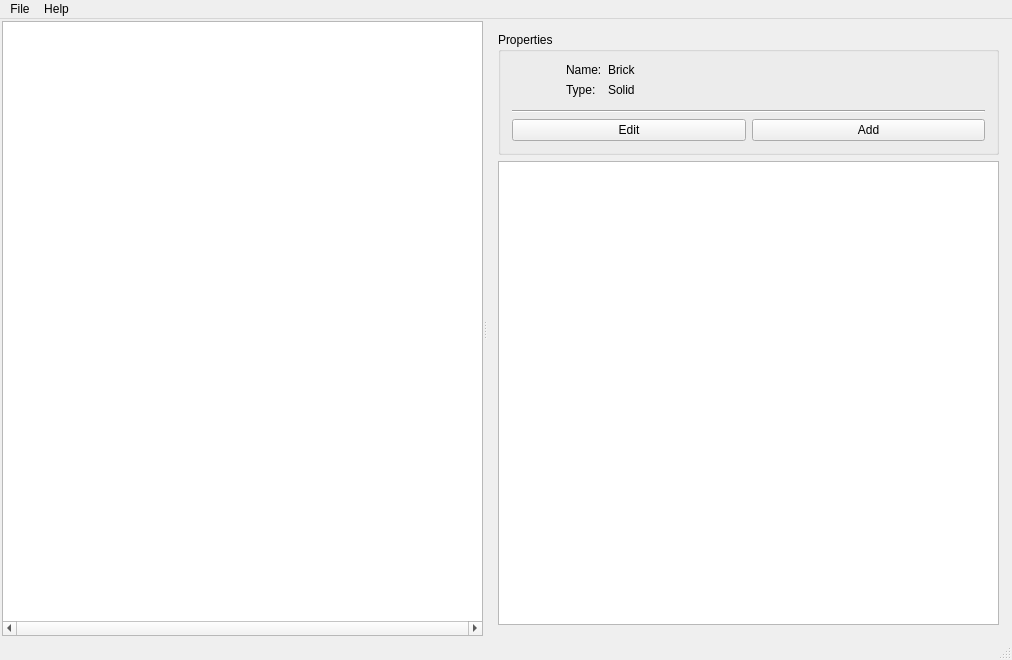
<?xml version="1.0" encoding="UTF-8"?>
<ui version="4.0">
 <class>MapEditor</class>
 <widget class="QMainWindow" name="MapEditor">
  <property name="geometry">
   <rect>
    <x>0</x>
    <y>0</y>
    <width>1012</width>
    <height>660</height>
   </rect>
  </property>
  <property name="minimumSize">
   <size>
    <width>1012</width>
    <height>660</height>
   </size>
  </property>
  <property name="maximumSize">
   <size>
    <width>984</width>
    <height>660</height>
   </size>
  </property>
  <property name="windowTitle">
   <string>MapEditor</string>
  </property>
  <widget class="QWidget" name="centralWidget">
   <layout class="QVBoxLayout" name="verticalLayout_3">
    <property name="leftMargin">
     <number>2</number>
    </property>
    <property name="topMargin">
     <number>2</number>
    </property>
    <property name="rightMargin">
     <number>2</number>
    </property>
    <property name="bottomMargin">
     <number>2</number>
    </property>
    <item>
     <widget class="QSplitter" name="splitter">
      <property name="orientation">
       <enum>Qt::Horizontal</enum>
      </property>
      <property name="childrenCollapsible">
       <bool>false</bool>
      </property>
      <widget class="QTableView" name="Map">
       <property name="verticalScrollBarPolicy">
        <enum>Qt::ScrollBarAlwaysOff</enum>
       </property>
       <property name="horizontalScrollBarPolicy">
        <enum>Qt::ScrollBarAlwaysOn</enum>
       </property>
       <property name="autoScroll">
        <bool>false</bool>
       </property>
       <property name="selectionMode">
        <enum>QAbstractItemView::NoSelection</enum>
       </property>
       <property name="horizontalScrollMode">
        <enum>QAbstractItemView::ScrollPerPixel</enum>
       </property>
       <property name="gridStyle">
        <enum>Qt::DotLine</enum>
       </property>
       <attribute name="horizontalHeaderVisible">
        <bool>false</bool>
       </attribute>
       <attribute name="horizontalHeaderDefaultSectionSize">
        <number>48</number>
       </attribute>
       <attribute name="horizontalHeaderHighlightSections">
        <bool>false</bool>
       </attribute>
       <attribute name="horizontalHeaderMinimumSectionSize">
        <number>48</number>
       </attribute>
       <attribute name="verticalHeaderVisible">
        <bool>false</bool>
       </attribute>
       <attribute name="verticalHeaderDefaultSectionSize">
        <number>48</number>
       </attribute>
       <attribute name="verticalHeaderHighlightSections">
        <bool>false</bool>
       </attribute>
       <attribute name="verticalHeaderMinimumSectionSize">
        <number>48</number>
       </attribute>
      </widget>
      <widget class="QWidget" name="verticalLayoutWidget">
       <layout class="QVBoxLayout" name="verticalLayout">
        <item>
         <widget class="QGroupBox" name="Properies">
          <property name="sizePolicy">
           <sizepolicy hsizetype="Preferred" vsizetype="Minimum">
            <horstretch>0</horstretch>
            <verstretch>0</verstretch>
           </sizepolicy>
          </property>
          <property name="maximumSize">
           <size>
            <width>16777215</width>
            <height>123</height>
           </size>
          </property>
          <property name="title">
           <string>Properties</string>
          </property>
          <layout class="QVBoxLayout" name="verticalLayout_2">
           <item>
            <layout class="QHBoxLayout" name="horizontalLayout">
             <item>
              <widget class="QPushButton" name="CurrentBlock">
               <property name="minimumSize">
                <size>
                 <width>48</width>
                 <height>48</height>
                </size>
               </property>
               <property name="maximumSize">
                <size>
                 <width>48</width>
                 <height>48</height>
                </size>
               </property>
               <property name="text">
                <string/>
               </property>
               <property name="iconSize">
                <size>
                 <width>48</width>
                 <height>48</height>
                </size>
               </property>
               <property name="flat">
                <bool>true</bool>
               </property>
              </widget>
             </item>
             <item>
              <layout class="QFormLayout" name="formLayout">
               <item row="0" column="0">
                <widget class="QLabel" name="LabelName">
                 <property name="text">
                  <string>Name:</string>
                 </property>
                </widget>
               </item>
               <item row="1" column="0">
                <widget class="QLabel" name="LabelType">
                 <property name="text">
                  <string>Type:</string>
                 </property>
                </widget>
               </item>
               <item row="0" column="1">
                <widget class="QLabel" name="BlockName">
                 <property name="text">
                  <string>Brick</string>
                 </property>
                </widget>
               </item>
               <item row="1" column="1">
                <widget class="QLabel" name="BlockType">
                 <property name="text">
                  <string>Solid</string>
                 </property>
                </widget>
               </item>
              </layout>
             </item>
            </layout>
           </item>
           <item>
            <widget class="Line" name="line">
             <property name="orientation">
              <enum>Qt::Horizontal</enum>
             </property>
            </widget>
           </item>
           <item>
            <layout class="QHBoxLayout" name="horizontalLayout_2">
             <item>
              <widget class="QPushButton" name="ButtonEdit">
               <property name="text">
                <string>Edit</string>
               </property>
              </widget>
             </item>
             <item>
              <widget class="QPushButton" name="ButtonAdd">
               <property name="text">
                <string>Add</string>
               </property>
              </widget>
             </item>
            </layout>
           </item>
          </layout>
         </widget>
        </item>
        <item>
         <widget class="QTableView" name="BlockList">
          <attribute name="horizontalHeaderVisible">
           <bool>false</bool>
          </attribute>
          <attribute name="horizontalHeaderDefaultSectionSize">
           <number>48</number>
          </attribute>
          <attribute name="horizontalHeaderMinimumSectionSize">
           <number>48</number>
          </attribute>
          <attribute name="verticalHeaderVisible">
           <bool>false</bool>
          </attribute>
          <attribute name="verticalHeaderDefaultSectionSize">
           <number>48</number>
          </attribute>
          <attribute name="verticalHeaderMinimumSectionSize">
           <number>48</number>
          </attribute>
         </widget>
        </item>
       </layout>
      </widget>
     </widget>
    </item>
   </layout>
  </widget>
  <widget class="QMenuBar" name="menuBar">
   <property name="geometry">
    <rect>
     <x>0</x>
     <y>0</y>
     <width>1012</width>
     <height>21</height>
    </rect>
   </property>
   <widget class="QMenu" name="menuFile">
    <property name="title">
     <string>File</string>
    </property>
    <addaction name="actionNew"/>
    <addaction name="actionOpen"/>
    <addaction name="separator"/>
    <addaction name="actionLoad_textures"/>
    <addaction name="separator"/>
    <addaction name="actionSave"/>
    <addaction name="actionSave_as"/>
    <addaction name="separator"/>
    <addaction name="actionExit"/>
   </widget>
   <widget class="QMenu" name="menuHelp">
    <property name="title">
     <string>Help</string>
    </property>
    <addaction name="actionBlock_types"/>
    <addaction name="separator"/>
    <addaction name="actionAbout_MapEditor"/>
   </widget>
   <addaction name="menuFile"/>
   <addaction name="menuHelp"/>
  </widget>
  <widget class="QStatusBar" name="statusBar"/>
  <action name="actionNew">
   <property name="text">
    <string>New</string>
   </property>
  </action>
  <action name="actionOpen">
   <property name="text">
    <string>Open</string>
   </property>
  </action>
  <action name="actionSave">
   <property name="text">
    <string>Save</string>
   </property>
  </action>
  <action name="actionSave_as">
   <property name="text">
    <string>Save as</string>
   </property>
  </action>
  <action name="actionExit">
   <property name="text">
    <string>Exit</string>
   </property>
  </action>
  <action name="actionBlock_types">
   <property name="text">
    <string>Block types</string>
   </property>
  </action>
  <action name="actionAbout_MapEditor">
   <property name="text">
    <string>About MapEditor</string>
   </property>
  </action>
  <action name="actionLoad_textures">
   <property name="text">
    <string>Load textures</string>
   </property>
  </action>
 </widget>
 <layoutdefault spacing="6" margin="11"/>
 <resources/>
 <connections/>
</ui>
